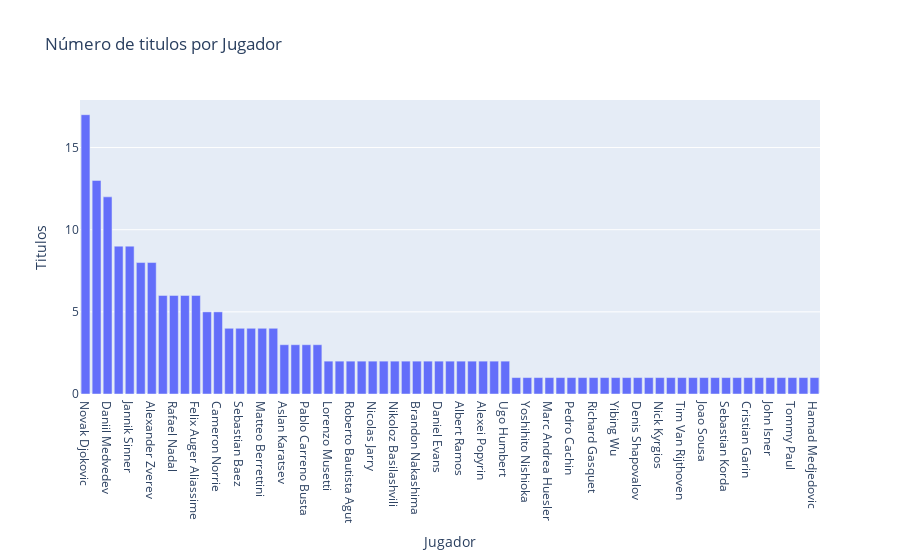

The cell this chart's notebook holds for it:
### Code cell
# Datos
jugadores = campeones['ganador_nombre'].tolist()
victorias = campeones['count'].tolist()

# Creamos el gráfico de barras
fig = go.Figure(data=[go.Bar(x=jugadores, y=victorias)])

# Personalizamos el diseño del gráfico
fig.update_layout(
    title='Número de titulos por Jugador',
    xaxis=dict(title='Jugador'),
    yaxis=dict(title='Titulos')
)

fig.show()

### Figure 1 — Plotly figure (JSON) as saved in the notebook; plotly's stock layout.template omitted (floating-point values rounded to 4 significant figures)
{"data": [{"type": "bar", "x": ["Novak Djokovic", "Carlos Alcaraz", "Daniil Medvedev", "Casper Ruud", "Jannik Sinner", "Andrey Rublev", "Alexander Zverev", "Hubert Hurkacz", "Rafael Nadal", "Taylor Fritz", "Felix Auger Aliassime", "Stefanos Tsitsipas", "Cameron Norrie", "Alex De Minaur", "Sebastian Baez", "Adrian Mannarino", "Matteo Berrettini", "Holger Rune", "Aslan Karatsev", "Frances Tiafoe", "Pablo Carreno Busta", "Alexander Bublik", "Lorenzo Musetti", "Tallon Griekspoor", "Roberto Bautista Agut", "Reilly Opelka", "Nicolas Jarry", "Gael Monfils", "Nikoloz Basilashvili", "Francisco Cerundolo", "Brandon Nakashima", "Lorenzo Sonego", "Daniel Evans", "Soon Woo Kwon", "Albert Ramos", "Marin Cilic", "Alexei Popyrin", "David Goffin", "Ugo Humbert", "Karen Khachanov", "Yoshihito Nishioka", "Ben Shelton", "Marc Andrea Huesler", "Christopher Eubanks", "Pedro Cachin", "Arthur Fils", "Richard Gasquet", "Roberto Carballes Baena", "Yibing Wu", "Dusan Lajovic", "Denis Shapovalov", "Borna Coric", "Nick Kyrgios", "Maxime Cressy", "Tim Van Rijthoven", "Pedro Martinez", "Joao Sousa", "Thanasi Kokkinakis", "Sebastian Korda", "Juan Manuel Cerundolo", "Cristian Garin", "Ilya Ivashka", "John Isner", "Diego Schwartzman", "Tommy Paul", "Kevin Anderson", "Hamad Medjedovic"], "y": [17, 13, 12, 9, 9, 8, 8, 6, 6, 6, 6, 5, 5, 4, 4, 4, 4, 4, 3, 3, 3, 3, 2, 2, 2, 2, 2, 2, 2, 2, 2, 2, 2, 2, 2, 2, 2, 2, 2, 1, 1, 1, 1, 1, 1, 1, 1, 1, 1, 1, 1, 1, 1, 1, 1, 1, 1, 1, 1, 1, 1, 1, 1, 1, 1, 1, 1]}], "layout": {"title": {"text": "Número de titulos por Jugador"}, "xaxis": {"title": {"text": "Jugador"}}, "yaxis": {"title": {"text": "Titulos"}}}}
